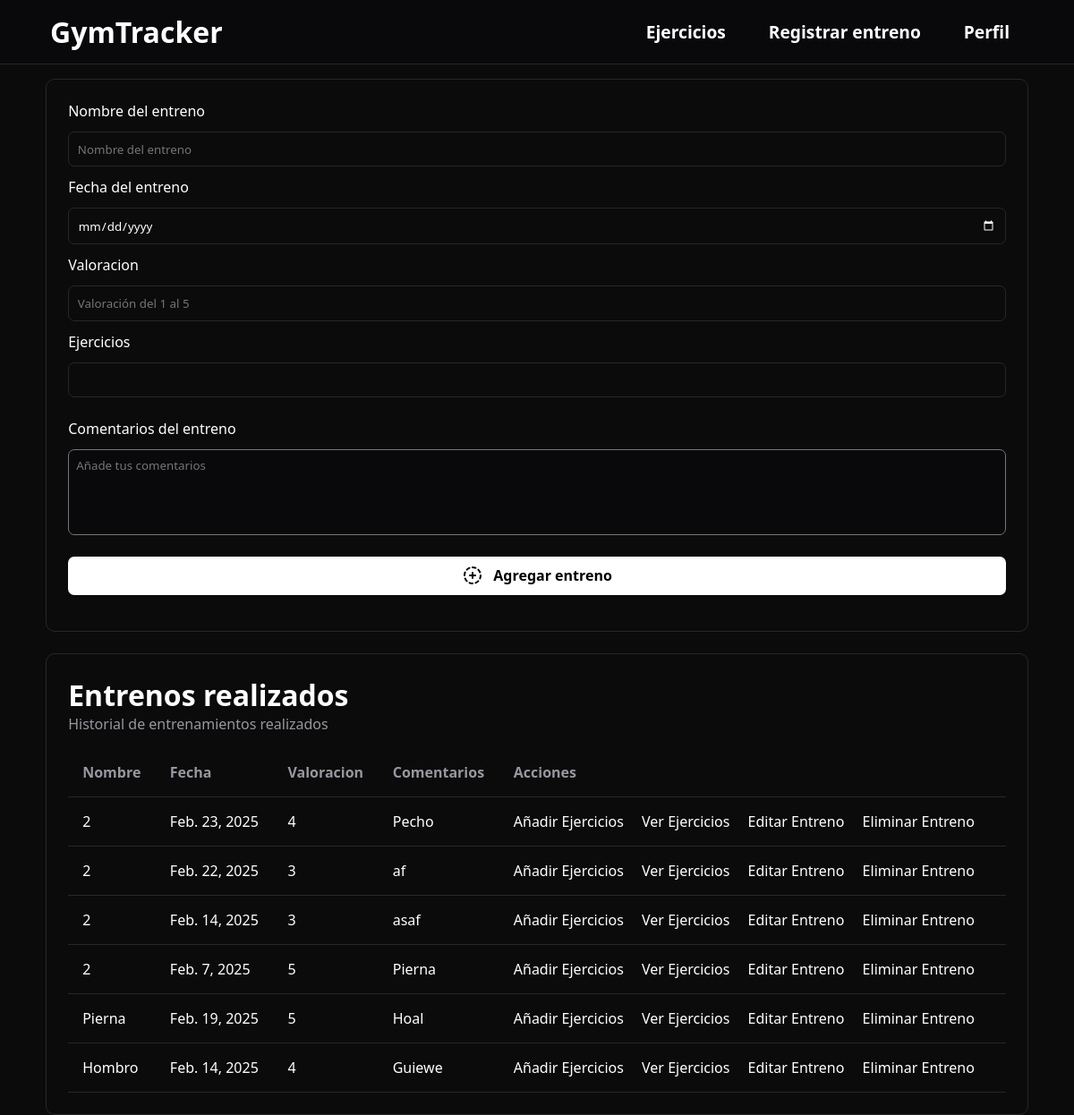
/registrarEntreno (signed in), run on the app's committed database.
### gymApp/models.py (models this page shows, shortened)
class Entreno(models.Model):
    usuario = models.ForeignKey(User, on_delete=models.CASCADE)
    nombre = models.CharField(max_length=100)
    fecha = models.DateField()
    valoracion = models.IntegerField()
    numero_ejercicios = models.IntegerField()
    comentarios = models.CharField(max_length=300, null=True)
    class Meta:
        verbose_name = 'Entreno'
        verbose_name_plural = 'Entrenos'

### gymApp/views.py (the view, shortened to what this page needs)
# urls.py: path('registrarEntreno', RegistrarEntreno.as_view(), name='registrarEntreno'),
class RegistrarEntreno(LoginRequiredMixin, CreateView):
    model = Entreno
    template_name = 'gymApp/registrarEntreno.html'
    form_class = RegistrarEntrenamiento
    success_url = reverse_lazy('registrarEntreno')
    def get_context_data(self, **kwargs):
        contexto = super().get_context_data(**kwargs)
        contexto['entrenos'] = Entreno.objects.filter(usuario=self.request.user)
        return contexto

### gymApp/forms.py
class RegistrarEntrenamiento(forms.ModelForm):
    class Meta:
        model = Entreno
        fields = ['nombre', 'fecha', 'valoracion', 'numero_ejercicios', 'comentarios']
        widgets = {
            'nombre': forms.TextInput(attrs={
                'placeholder': 'Nombre del entreno'
            }),
            'fecha': forms.DateInput(attrs={
                'type': 'date'
            }),
            'valoracion': forms.NumberInput(attrs={
                'min': 1,
                'max': 5,
                'placeholder': 'Valoración del 1 al 5'
            }),
            'comentarios': forms.Textarea(attrs={
                'placeholder': 'Añade tus comentarios',
                'style': 'resize:none;'
            }),
        }

### gymApp/templates/gymApp/registrarEntreno.html (shortened to what this page needs)
{% extends 'gymApp/base.html' %}
{% block header %}
    <header class="header-noprincipal">
        <a href="{% url 'principal' %}">
            <h1>GymTracker</h1>
        </a>
        <div class="lista-enlaces">
            <a href="{% url 'anadirEjercicio' %}">Ejercicios</a>
            <a href="{% url 'registrarEntreno' %}">Registrar entreno</a>
            {% if user.is_authenticated %}
                    <a class="open_submenu">Perfil</a>
            {% else %}
                    <a href="{% url 'login' %}">Iniciar sesión</a>
                    <a href="{% url 'registroUsuario' %}">Registrate</a>
            {% endif %}
        </div>
    </header>
{% endblock %}
{% block contenido %}
<main id="main-entreno">
    <section id="registro-entreno">
        <form action="" method="post" id="form-entreno">
            <label>Nombre del entreno</label>
            {{ form.nombre }}
            <label>Fecha del entreno</label>
            {{ form.fecha }}
            <label>Valoracion</label>
            {{ form.valoracion }}
            <label>Ejercicios</label>
            {{ form.numero_ejercicios }}
            <div id="div-comentarios">
                <label id="label-comentario">Comentarios del entreno</label>
                {{ form.comentarios }}
            </div>
            <button type="submit" class="boton-agregar">
                    Agregar entreno
                </button>
        </form>
    </section>
    <section id="seccion-entrenos">
        <h1>Entrenos realizados</h1>
        <p>Historial de entrenamientos realizados</p>
        {% if entrenos %}
            <table class="tabla">
                <thead>
                    <tr>
                        <th>Nombre</th>
                        <th>Fecha</th>
                        <th>Valoracion</th>
                        <th>Comentarios</th>
                        <th>Acciones</th>
                    </tr>
                </thead>
                <tbody>
                    {% for entreno in entrenos %}
                        <tr>
                            <td>{{ entreno.nombre }}</td>
                            <td>{{ entreno.fecha }}</td>
                            <td>{{ entreno.valoracion }}</td>
                            <td>{{ entreno.comentarios }}</td>
                            <td>
                                <a href="{% url 'anadirEjercicioRealizado' entreno.id %}">Añadir Ejercicios</a>
                                <a href="{% url 'listaEjerciciosDeUnEntreno' entreno.id %}">Ver Ejercicios</a>
                                <a href="{% url 'editarEntreno' entreno.id %}">Editar Entreno</a>
                                <a href="{% url 'borrarEntreno' entreno.id %}">Eliminar Entreno</a>
                            </td>
                        </tr>
                    {% endfor %}
                </tbody>
            </table>
        {% else %}
            <p>No hay entrenamientos registrados</p>
        {% endif %}
    </section>
</main>
{% endblock %}

### gymApp/static/css/base.css (style rules this page uses)
:root { --color-primario: #09090b; --gris-clarito: #39393b; --color-hover: #5c5b5b; --color-submenu: #1c1c1e; --color-texto: #ffffff; }
* { margin: 0; font-family: system-ui, -apple-system, BlinkMacSystemFont, 'Segoe UI', Roboto, Oxygen, Ubuntu, Cantarell, 'Open Sans', 'Helvetica Neue', sans-serif; box-sizing: border-box; }
body { background-color: rgb(11, 11, 11); color: white; display: grid; height: 100vh; grid-template-rows: 9vh 91% 1fr; }
.header-noprincipal { background-color: var(--color-primario); display: flex; align-items: center; justify-content: space-between; padding: 0px 3.5rem; border-bottom: #27272a 1px solid; }
.header-noprincipal .lista-enlaces { display: flex; gap: 1rem; position: relative; }
.header-noprincipal .lista-enlaces a:not(.enlaces-desplegable) { text-decoration: none; padding: 1rem; font-size: larger; font-weight: bold; border-radius: 10px; transition: all 100ms linear; }
.header-noprincipal a { color: white; text-decoration: none; cursor: pointer; }

### gymApp/static/css/formularios.css (style rules this page uses)
:root { --color-primario: #09090b; --gris-clarito: #39393b; --bordes: #27272a; }
* { box-sizing: border-box; }

### gymApp/static/css/añadirEjercicio.css (style rules this page uses)
:root { --color-primario: #09090b; --gris-clarito: #39393b; --azul-sombra: #1f89b0; }
html { scroll-behavior: smooth; }

### gymApp/static/css/añadirEntreno.css (style rules this page uses)
:root { --color-primario: #09090b; --gris-clarito: #39393b; --azul-sombra: #1f89b0; --bordes: #27272a; }
* { box-sizing: border-box; }
#main-entreno { padding: 1rem 3.2rem; }
#registro-entreno { min-width: 25%; border: var(--bordes) 1px solid; padding: 1.5rem; border-radius: 10px; margin-bottom: 1.5rem; }
#form-entreno { display: flex; flex-direction: column; gap: .75rem; }
#form-entreno input { width: 100%; padding: .6rem; color: white; background-color: transparent; border: var(--bordes) 1px solid; border-radius: 7px; }
#form-entreno textarea { padding: .5rem; height: 6rem; background: var(--color-primario); color: white; border-radius: 7px; }
#form-entreno button { background-color: white; width: 100%; padding: .6rem; border: none; border-radius: 7px; color: black; font-size: medium; font-weight: bold; transition: all 300ms linear; cursor: pointer; margin-bottom: 1rem; }
#div-comentarios { display: flex; flex-direction: column; gap: .75rem; margin-top: .75rem; margin-bottom: .75rem; }
#id_comentarios { height: 6rem; background: var(--color-primario); color: white; border-radius: 7px; }
.boton-agregar { background-color: white; width: 100%; display: flex; align-items: center; justify-content: center; gap: .7rem; padding: .6rem; border: none; border-radius: 7px; color: black; font-size: medium; font-weight: bold; transition: all 300ms linear; cursor: pointer; margin-bottom: 1rem; }
#seccion-entrenos h1 { font-size: 2rem; }
#seccion-entrenos p { color: #9797a0; margin-bottom: 1rem; }
#seccion-entrenos { width: 100%; border: var(--bordes) 1px solid; border-radius: 10px; padding: 1.5rem; box-sizing: border-box; margin-bottom: 1rem; }
.tabla { width: 100%; border-collapse: collapse; box-sizing: border-box; }
.tabla th, .tabla td { text-align: left; vertical-align: middle; border-bottom: solid 1px var(--bordes); padding: 1rem; }
.tabla th { color: #9797a0; }
.tabla td a { color: white; margin-right: 1rem; text-decoration: none; }

### gymApp/static/css/anadirEjercicioRealizado.css (style rules this page uses)
:root { --color-primario: #09090b; --gris-clarito: #39393b; --color-hover: #5c5b5b; --color-submenu: #1c1c1e; --color-texto: #ffffff; }
* { box-sizing: border-box; }

### data on the page
Entreno: nombre "2", fecha "Feb. 23, 2025", valoracion "4", comentarios "Pecho"
Entreno: nombre "2", fecha "Feb. 22, 2025", valoracion "3", comentarios "af"
Entreno: nombre "2", fecha "Feb. 14, 2025", valoracion "3", comentarios "asaf"
Entreno: nombre "2", fecha "Feb. 7, 2025", valoracion "5", comentarios "Pierna"
Entreno: nombre "Pierna", fecha "Feb. 19, 2025", valoracion "5", comentarios "Hoal"
Entreno: nombre "Hombro", fecha "Feb. 14, 2025", valoracion "4", comentarios "Guiewe"
